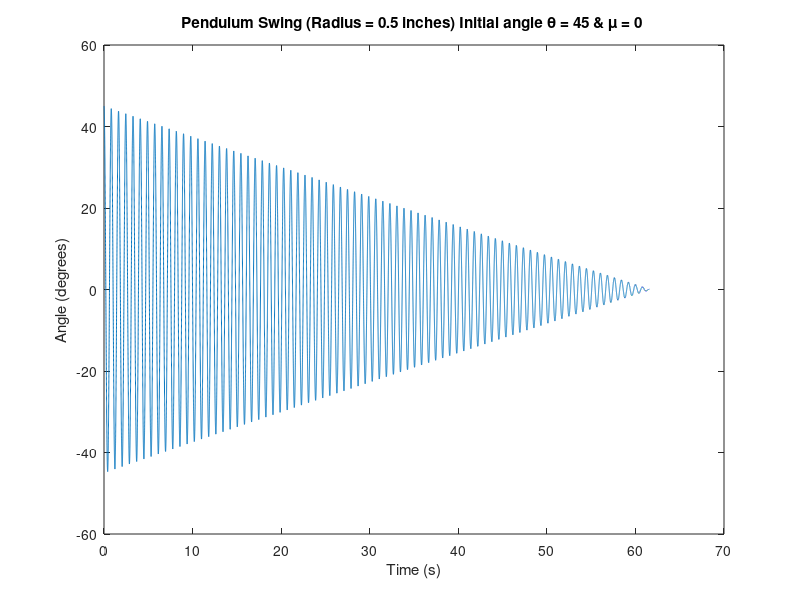
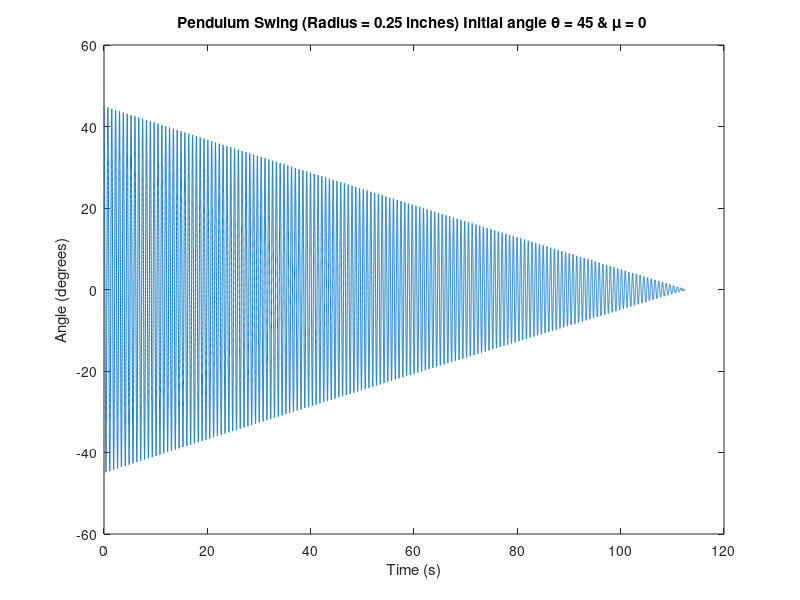
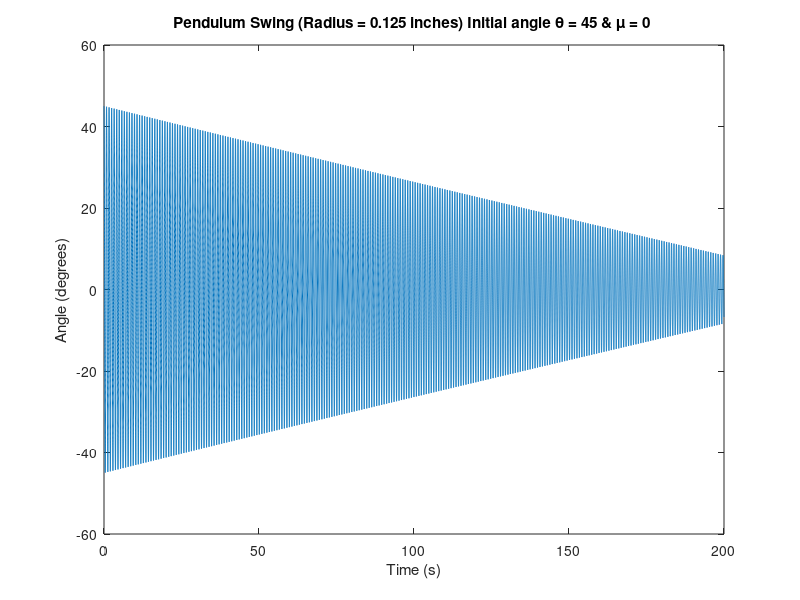

MATLAB code for these plots, in order:
%% Pendulum Estimate Swing Time using Runge-Kutta Method 

close all;
clear;
clc

% Parameters
g = 9.81;  % gravitational acceleration (m/s^2)
L = 0.1549;  % length to the center of mass (m)
m = 0.230;  % mass of the pendulum (kg)
mu = 0.03;  % coefficient of friction

% Radii of the pendulum bushing (in meters)
radii = [0.5, 0.25, 0.125] * 0.0254;  % converting inches to meters

% Experimental duration estimates for comparison (seconds)
experimental_times = [20, 33, 95];  % [1/2, 1/4, 1/8 inch]

% Initial conditions
theta0 = pi/4;  % initial angle (45 degrees)
omega0 = 0;  % initial angular velocity
dt = 0.001;  % time step (s)

% Function to calculate angular acceleration (alpha)
alpha_func = @(theta, omega, r) (-m * g * L * sin(theta) - mu * sign(omega) * m * g * r) / (m * L^2);

% Loop through each radius
for i = 1:length(radii)
    r = radii(i);
    t = 0:dt:200;  % time array with a max time to capture longer durations
    theta = zeros(size(t));  % angle array
    omega = zeros(size(t));  % angular velocity array
    
    theta(1) = theta0;
    omega(1) = omega0;
    
    % Energy arrays
    PE = zeros(size(t));  % Potential Energy
    KE = zeros(size(t));  % Kinetic Energy
    TotalEnergy = zeros(size(t));  % Total Energy

    % Runge-Kutta 4th order method loop
    for n = 1:length(t)-1
        % Adjust friction for specific radii
        if r == 0.125 * 0.0254  % for 1/8 inch radius
            friction_factor = 1.0;  % no additional friction adjustment
        elseif r == 0.25 * 0.0254  % for 1/4 inch radius
            friction_factor = 1.2;  % slight adjustment
        else
            friction_factor = 1.0;  % default
        end
        
        % Apply the friction adjustment factor
        alpha_func_adjusted = @(theta, omega) alpha_func(theta, omega, r) * friction_factor;
        
        % Runge-Kutta 4th order calculations
        k1_theta = omega(n);
        k1_omega = alpha_func_adjusted(theta(n), omega(n));
        
        k2_theta = omega(n) + 0.5 * dt * k1_omega;
        k2_omega = alpha_func_adjusted(theta(n) + 0.5 * dt * k1_theta, omega(n) + 0.5 * dt * k1_omega);
        
        k3_theta = omega(n) + 0.5 * dt * k2_omega;
        k3_omega = alpha_func_adjusted(theta(n) + 0.5 * dt * k2_theta, omega(n) + 0.5 * dt * k2_omega);
        
        k4_theta = omega(n) + dt * k3_omega;
        k4_omega = alpha_func_adjusted(theta(n) + dt * k3_theta, omega(n) + dt * k3_omega);
        
        theta(n+1) = theta(n) + (dt / 6) * (k1_theta + 2 * k2_theta + 2 * k3_theta + k4_theta);
        omega(n+1) = omega(n) + (dt / 6) * (k1_omega + 2 * k2_omega + 2 * k3_omega + k4_omega);
        
        % Calculate potential and kinetic energy
        height = L * (1 - cos(theta(n+1)));  % height above the lowest point
        PE(n+1) = m * g * height;  % Potential Energy
        KE(n+1) = 0.5 * m * (L * omega(n+1))^2;  % Kinetic Energy
        TotalEnergy(n+1) = PE(n+1) + KE(n+1);  % Total Energy
        
        % Stop if the pendulum comes to rest
        if abs(omega(n+1)) < 5e-5 && abs(theta(n+1)) < 0.0025
            break;
        end
    end
    
    % Convert angle from radians to degrees
    theta_deg = theta(1:n) * (180 / pi);
    
    % Plot the angle (degrees) over time
    figure;
    plot(t(1:n), theta_deg);
    title(['Pendulum Swing (Radius = ', num2str(r * 39.37), ' inches) Initial angle \theta = 45 & \mu = 0 ']);
    xlabel('Time (s)');
    ylabel('Angle (degrees)');
    
    
    % Display comparison with experimental value
    disp(['For radius = ', num2str(r * 39.37), ' inches:']);
    disp(['Simulated duration: ', num2str(t(n)), ' seconds']);
    disp(['Experimental duration: ', num2str(experimental_times(i)), ' seconds']);
end
